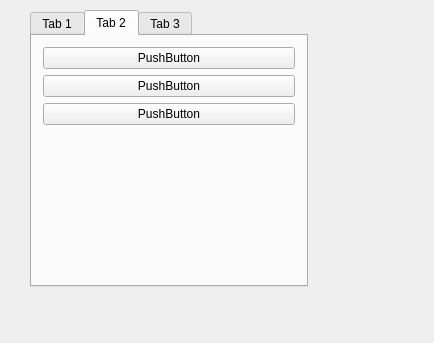
<?xml version="1.0" encoding="UTF-8"?>
<ui version="4.0">
 <class>Widget</class>
 <widget class="QWidget" name="Widget">
  <property name="geometry">
   <rect>
    <x>0</x>
    <y>0</y>
    <width>434</width>
    <height>343</height>
   </rect>
  </property>
  <property name="windowTitle">
   <string>Widget</string>
  </property>
  <widget class="QTabWidget" name="tabWidget">
   <property name="geometry">
    <rect>
     <x>30</x>
     <y>10</y>
     <width>278</width>
     <height>277</height>
    </rect>
   </property>
   <property name="currentIndex">
    <number>1</number>
   </property>
   <widget class="QWidget" name="tab">
    <attribute name="title">
     <string>Tab 1</string>
    </attribute>
    <layout class="QVBoxLayout" name="verticalLayout_2">
     <item>
      <layout class="QHBoxLayout" name="horizontalLayout">
       <item>
        <widget class="QGroupBox" name="groupBox">
         <property name="title">
          <string>GroupBox</string>
         </property>
         <layout class="QVBoxLayout" name="verticalLayout">
          <item>
           <widget class="QRadioButton" name="radioButton">
            <property name="text">
             <string>RadioButton</string>
            </property>
           </widget>
          </item>
          <item>
           <widget class="QRadioButton" name="radioButton_2">
            <property name="text">
             <string>RadioButton</string>
            </property>
           </widget>
          </item>
          <item>
           <widget class="QRadioButton" name="radioButton_3">
            <property name="text">
             <string>RadioButton</string>
            </property>
           </widget>
          </item>
          <item>
           <widget class="QRadioButton" name="radioButton_4">
            <property name="text">
             <string>RadioButton</string>
            </property>
           </widget>
          </item>
         </layout>
        </widget>
       </item>
       <item>
        <widget class="QPushButton" name="tab1Button">
         <property name="sizePolicy">
          <sizepolicy hsizetype="Minimum" vsizetype="Expanding">
           <horstretch>0</horstretch>
           <verstretch>0</verstretch>
          </sizepolicy>
         </property>
         <property name="text">
          <string>Tab1 Button</string>
         </property>
        </widget>
       </item>
      </layout>
     </item>
     <item>
      <spacer name="verticalSpacer">
       <property name="orientation">
        <enum>Qt::Vertical</enum>
       </property>
       <property name="sizeHint" stdset="0">
        <size>
         <width>20</width>
         <height>73</height>
        </size>
       </property>
      </spacer>
     </item>
    </layout>
   </widget>
   <widget class="QWidget" name="tab_2">
    <attribute name="title">
     <string>Tab 2</string>
    </attribute>
    <layout class="QVBoxLayout" name="verticalLayout_3">
     <item>
      <widget class="QPushButton" name="pushButton_2">
       <property name="text">
        <string>PushButton</string>
       </property>
      </widget>
     </item>
     <item>
      <widget class="QPushButton" name="pushButton_3">
       <property name="text">
        <string>PushButton</string>
       </property>
      </widget>
     </item>
     <item>
      <widget class="QPushButton" name="pushButton_4">
       <property name="text">
        <string>PushButton</string>
       </property>
      </widget>
     </item>
     <item>
      <spacer name="verticalSpacer_2">
       <property name="orientation">
        <enum>Qt::Vertical</enum>
       </property>
       <property name="sizeHint" stdset="0">
        <size>
         <width>20</width>
         <height>124</height>
        </size>
       </property>
      </spacer>
     </item>
    </layout>
   </widget>
   <widget class="QWidget" name="tab_3">
    <attribute name="title">
     <string>Tab 3</string>
    </attribute>
    <layout class="QVBoxLayout" name="verticalLayout_4">
     <item>
      <widget class="QListWidget" name="listWidget"/>
     </item>
     <item>
      <widget class="QPushButton" name="pushButton_5">
       <property name="text">
        <string>PushButton</string>
       </property>
      </widget>
     </item>
    </layout>
   </widget>
  </widget>
 </widget>
 <layoutdefault spacing="6" margin="11"/>
 <resources/>
 <connections/>
</ui>
